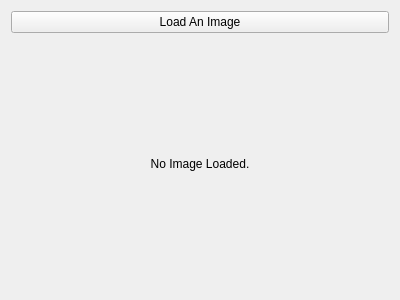
<?xml version="1.0" encoding="UTF-8"?>
<ui version="4.0">
 <class>LoadImage</class>
 <widget class="QWidget" name="LoadImage">
  <property name="geometry">
   <rect>
    <x>0</x>
    <y>0</y>
    <width>400</width>
    <height>300</height>
   </rect>
  </property>
  <property name="windowTitle">
   <string>LoadImage</string>
  </property>
  <layout class="QVBoxLayout" name="verticalLayout">
   <item>
    <widget class="QPushButton" name="pushButton_loadimg">
     <property name="text">
      <string>Load An Image</string>
     </property>
    </widget>
   </item>
   <item>
    <widget class="QLabel" name="image_label">
     <property name="text">
      <string>No Image Loaded.</string>
     </property>
     <property name="alignment">
      <set>Qt::AlignCenter</set>
     </property>
    </widget>
   </item>
  </layout>
 </widget>
 <layoutdefault spacing="6" margin="11"/>
 <resources/>
 <connections/>
</ui>
